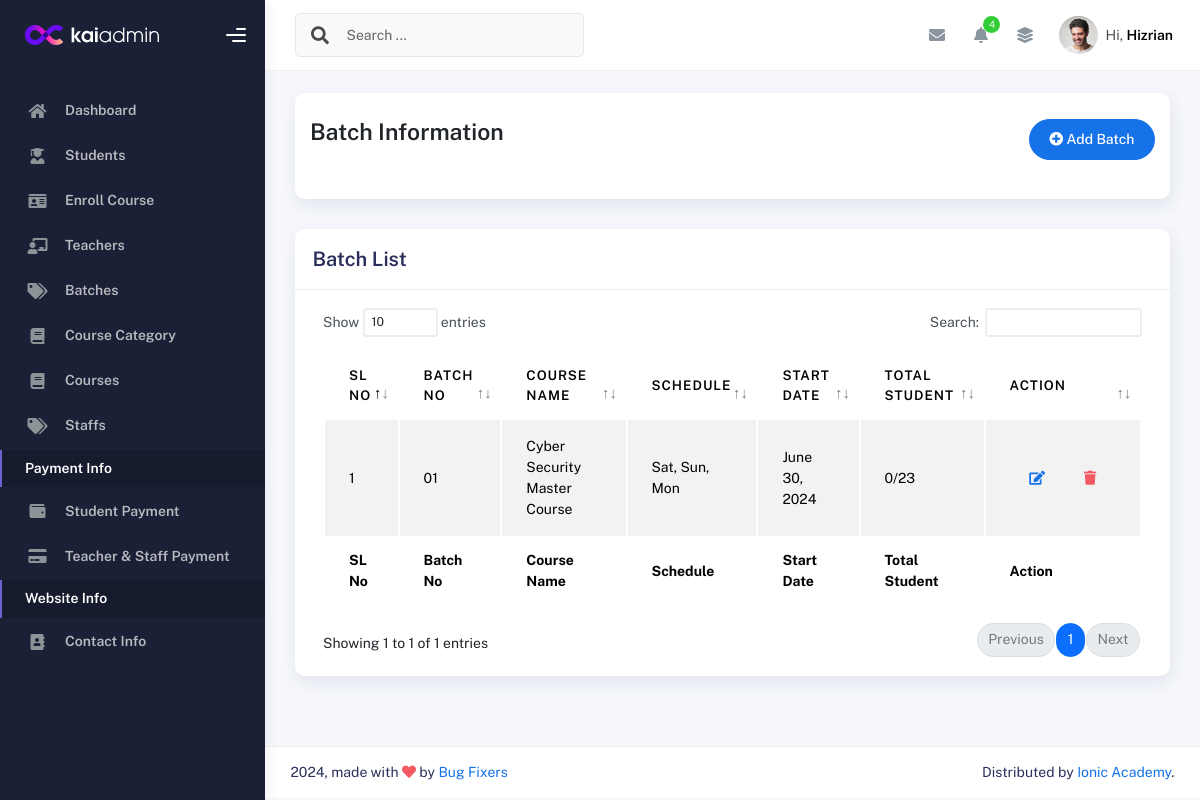
Before: /batchlist/ (signed in) with the older database file.
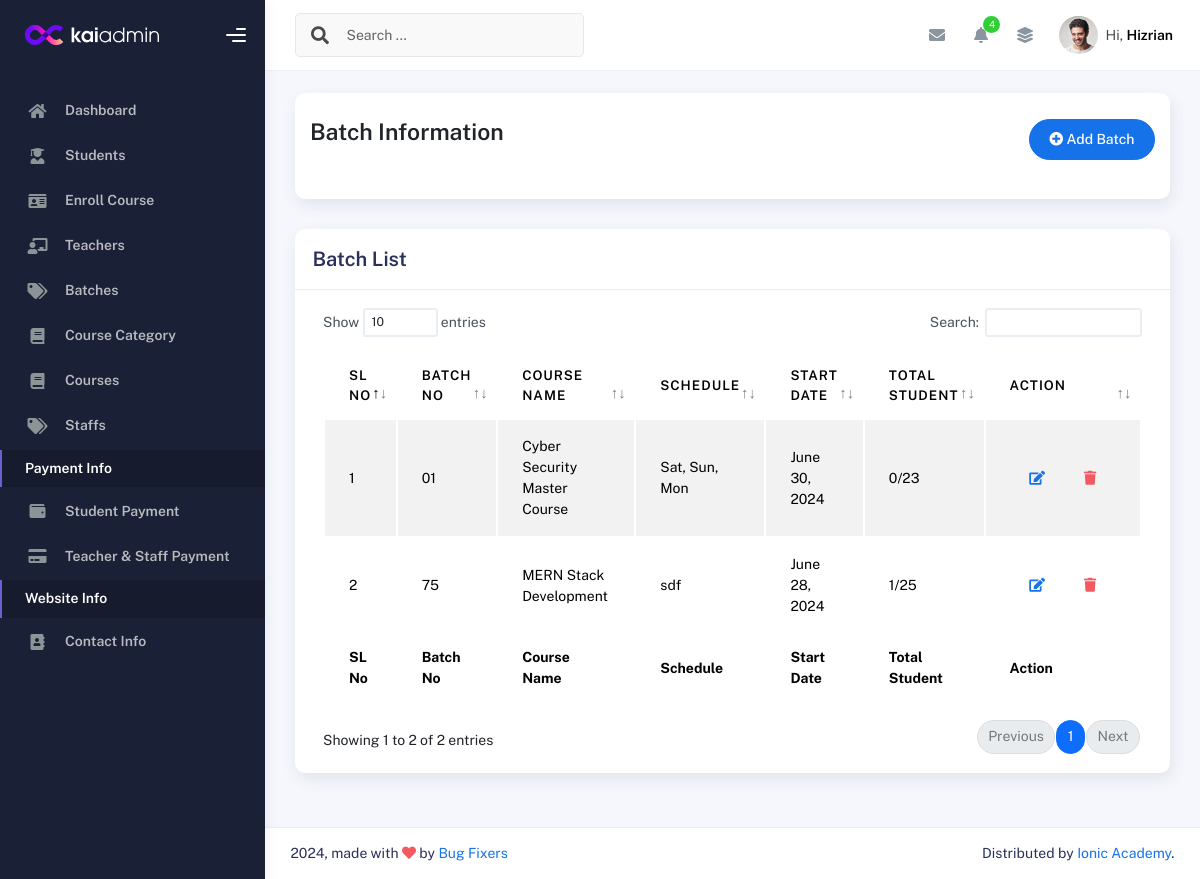
After: the same page with the newer database file.
### IMSapp/models.py (models this page shows, shortened)
class BatchInfoModel(models.Model):
    BatchNo=models.CharField(max_length=100,null=True)
    Batchschedule=models.CharField(max_length=100,null=True)
    STATUS = [
        ('On-Going','On-Going'),
        ('Upcomming','Upcomming'),
        ('Completed','Completed')
    ]
    Status=models.CharField(choices = STATUS, max_length=100,null=True)
    BatchStartDate=models.DateField(null=True)
    TotalStudent=models.CharField(max_length=100,null=True)
    BatchInstructor=models.CharField(max_length=100,null=True)
    CourseName=models.ForeignKey(CourseInfoModel,on_delete = models.SET_NULL,related_name='coursenameinfo',null=True)

class CourseInfoModel(models.Model):
    CourseName=models.CharField(max_length=150, null=True)
    Sologan=models.CharField(max_length=100, null=True)
    ShortSummary=models.CharField(max_length=150, null=True)
    CourseCategory=models.ForeignKey(CourseCategoryModel,on_delete=models.SET_NULL,related_name='coursecategory', null=True)
    Lecture=models.IntegerField(null=True)
    CourseDuration=models.IntegerField(null=True)
    WeeklyClass=models.IntegerField(null=True)
    ClassDuration=models.IntegerField(null=True)
    TotalProject=models.IntegerField(null=True)
    CourseOverview=models.TextField(null=True)
    CourseCurrriculum=models.TextField(null=True)
    Software=models.TextField(max_length=200, null=True)
    CourseFor=models.TextField(null=True)
    JobPositions=models.TextField(null=True)
    CourseFee=models.IntegerField(null=True)
    IntroVideo=models.CharField(max_length=200, null=True)
    CourseImage=models.ImageField(upload_to='media/courseImage', null=True)
    def __str__(self):
        return self.CourseName

### IMSapp/batchviews.py (the view)
# urls.py: path('batchlist/',batchlist,name="batchlist"),
@login_required
def batchlist(request):
    batchdata = BatchInfoModel.objects.all()
    combined_data = []
    for data in batchdata:
        enrolledstudent = AdmittedCourseModel.objects.filter(LearningBatch=data).count()
        combined_data.append({
            'batchdata': data,
            'enrolledstudent': enrolledstudent,
        })
    context = {
        'combined_data': combined_data
    }
    return render(request, "batches/batchlist.html", context)

### IMSapp/templates/batches/batchlist.html
{% extends "profilemaster/master.html" %}
{% block content %}
<div class="col-sm-12 col-md-12">
    <div class="card card-stats card-round">
        <div class="card-body">
            <div class="d-flex align-items-left align-items-md-center flex-column flex-md-row pt-2 pb-4">
                <div>
                    <h3 class="fw-bold mb-3">Batch Information</h3>
                </div>
                <div class="ms-md-auto py-2 py-md-0">
                    <a href="{% url 'addbatch' %}" class="btn btn-primary btn-round"><i class="fas fa-plus-circle"></i> Add Batch</a>
                </div>
            </div>
        </div>
    </div>
</div>
<div class="col-md-12">
    <div class="card">
      <div class="card-header">
        <h4 class="card-title">Batch List</h4>
      </div>
      <div class="card-body">
        <div class="table-responsive">
          <table id="basic-datatables" class="display table table-striped table-hover">
            <thead>
              <tr>
                <th>SL No</th>
                <th>Batch No</th>
                <th>Course Name</th>
                <th>Schedule</th>
                <th>Start Date</th>
                <th>Total Student</th>
                <th>Action</th>
              </tr>
            </thead>
            <tfoot>
              <tr>
                <th>SL No</th>
                <th>Batch No</th>
                <th>Course Name</th>
                <th>Schedule</th>
                <th>Start Date</th>
                <th>Total Student</th>
                <th>Action</th>
              </tr>
            </tfoot>
            <tbody>
              {% for i in combined_data %}
                <tr>
                  <td>{{forloop.counter}}</td>
                  <td>{{i.batchdata.BatchNo}}</td>
                  <td>{{i.batchdata.CourseName}}</td>
                  <td>{{i.batchdata.Batchschedule}}</td>
                  <td>{{i.batchdata.BatchStartDate}}</td>
                  <td>{{i.enrolledstudent}}/{{i.batchdata.TotalStudent}}</td>
                  <td>
                    <div class="form-button-action">
                      <a href="{% url 'editbatch' i.batchdata.id %}" class="btn btn-link btn-primary btn-md">
                        <i class="fa fa-edit"></i>
                      </a>
                      <a href="{% url 'deletebatch' i.batchdata.id %}" class="btn btn-link btn-danger btn-md">
                        <i class="fa fa-trash"></i>
                      </a>
                    </div>
                  </td>
                </tr>
              {% endfor %}
            </tbody>
          </table>
        </div>
      </div>
    </div>
  </div>
{% endblock content %}

### IMSapp/templates/profilemaster/master.html (shortened to what this page needs)
{% load static %}
<!DOCTYPE html>
<html lang="en">
<head>
  <link rel="stylesheet" href="{% static 'profileassets/css/bootstrap.min.css' %}" />
  <link rel="stylesheet" href="{% static 'profileassets/css/plugins.min.css' %}" />
  <link rel="stylesheet" href="{% static 'profileassets/css/kaiadmin.min.css' %}" />
  <link rel="stylesheet" href="{% static 'profileassets/css/demo.css' %}" />
</head>
<body>
  <div class="wrapper">
    {% include 'profilemaster/sidebar.html' %}
    <div class="main-panel">
        {% include 'profilemaster/header.html' %}
    <div class="container">
      <div class="page-inner">
        {% block content %}
        {% endblock content %}
        </div>
      </div>
        {% include 'profilemaster/footer.html' %}
    </div>
  </div>
</body>
</html>

### IMSapp/templates/profilemaster/sidebar.html (shortened to what this page needs)
{% load static %}
<div class="sidebar" data-background-color="dark">
  <div class="sidebar-logo">
    <div class="logo-header" data-background-color="dark">
      <a href="index.html" class="logo">
        <img src="{% static 'profileassets/img/kaiadmin/logo_light.svg' %}" alt="navbar brand" class="navbar-brand"
          height="20" />
      </a>
      <div class="nav-toggle">
        <button class="btn btn-toggle toggle-sidebar">
          <i class="gg-menu-right"></i>
        </button>
      </div>
    </div>
  </div>
  <div class="sidebar-wrapper scrollbar scrollbar-inner">
    <div class="sidebar-content">
      <ul class="nav nav-secondary">
        <li class="nav-item">
          <a href="{% url 'dashboard' %}">
            <i class="fas fa-home"></i>
            <p>Dashboard</p>
          </a>
        </li>
        <li class="nav-item">
          <a href="{% url 'studentList' %}">
            <i class="fas fa-user-graduate"></i>
            <p>Students</p>
          </a>
        </li>
        <li class="nav-item">
          <a href="{% url 'enrollcourselist' %}">
            <i class="fas fa-id-card"></i>
            <p>Enroll Course</p>
          </a>
        </li>
        <li class="nav-item">
          <a href="{% url 'teacherlist' %}">
            <i class="fas fa-chalkboard-teacher"></i>
            <p>Teachers</p>
          </a>
        </li>
        <li class="nav-item">
          <a href="{% url 'batchlist' %}">
            <i class="fas fa-tags"></i>
            <p>Batches</p>
          </a>
        </li>
        <li class="nav-item">
          <a href="{% url 'categorylist' %}" >
            <i class="fas fa-book"></i>
            <p>Course Category</p>
          </a>
        </li>
        <li class="nav-item">
          <a href="{% url 'courselist' %}" >
            <i class="fas fa-book"></i>
            <p>Courses</p>
          </a>
        </li>
      <li class="nav-item">
        <a href="{% url 'stafflist' %}">
          <i class="fas fa-tags"></i>
          <p>Staffs</p>
        </a>
      </li>
        <li class="nav-item active">
          <a>
            <p>Payment Info</p>
          </a>
        </li>
        <li class="nav-item">
          <a data-bs-toggle="collapse" href="" class="collapsed" aria-expanded="false">
            <i class="fas fa-wallet"></i>
            <p>Student Payment</p>
          </a>
        </li>
        <li class="nav-item">
          <a data-bs-toggle="collapse" href="" class="collapsed" aria-expanded="false">
            <i class="fas fa-credit-card"></i>
            <p>Teacher & Staff Payment</p>
          </a>
        </li>
        <li class="nav-item active">
          <a>
            <p>Website Info</p>
          </a>
        </li>
        <li class="nav-item">
          <a href="{% url 'contactlist' %}">
            <i class="fas fa-address-book"></i>
            <p>Contact Info</p>
          </a>
        </li>
      </ul>
    </div>
  </div>
</div>

### IMSapp/templates/profilemaster/header.html (shortened to what this page needs)
{% load static %}
<div class="main-header">
    <nav class="navbar navbar-header navbar-header-transparent navbar-expand-lg border-bottom">
      <div class="container-fluid">
        <nav class="navbar navbar-header-left navbar-expand-lg navbar-form nav-search p-0 d-none d-lg-flex">
          <div class="input-group">
            <div class="input-group-prepend">
              <button type="submit" class="btn btn-search pe-1">
                <i class="fa fa-search search-icon"></i>
              </button>
            </div>
            <input type="text" placeholder="Search ..." class="form-control" />
          </div>
        </nav>
        <ul class="navbar-nav topbar-nav ms-md-auto align-items-center">
          <li class="nav-item topbar-icon dropdown hidden-caret">
            <a class="nav-link dropdown-toggle" href="#" id="messageDropdown" role="button"
              data-bs-toggle="dropdown" aria-haspopup="true" aria-expanded="false">
              <i class="fa fa-envelope"></i>
            </a>
          </li>
          <li class="nav-item topbar-icon dropdown hidden-caret">
            <a class="nav-link dropdown-toggle" href="#" id="notifDropdown" role="button" data-bs-toggle="dropdown"
              aria-haspopup="true" aria-expanded="false">
              <i class="fa fa-bell"></i>
              <span class="notification">4</span>
            </a>
          </li>
          <li class="nav-item topbar-icon dropdown hidden-caret">
            <a class="nav-link" data-bs-toggle="dropdown" href="#" aria-expanded="false">
              <i class="fas fa-layer-group"></i>
            </a>
          </li>
          <li class="nav-item topbar-user dropdown hidden-caret">
            <a class="dropdown-toggle profile-pic" data-bs-toggle="dropdown" href="#" aria-expanded="false">
              <div class="avatar-sm">
                <img src="{% static 'profileassets/img/profile.jpg' %}" alt="..." class="avatar-img rounded-circle" />
              </div>
              <span class="profile-username">
                <span class="op-7">Hi,</span>
                <span class="fw-bold">Hizrian</span>
              </span>
            </a>
          </li>
        </ul>
      </div>
    </nav>
  </div>

### IMSapp/templates/profilemaster/footer.html
<footer class="footer">
    <div class="container-fluid d-flex justify-content-between">
      <div class="copyright">
        2024, made with <i class="fa fa-heart heart text-danger"></i> by
        <a href="">Bug Fixers</a>
      </div>
      <div>
        Distributed by
        <a target="_blank" href="">Ionic Academy</a>.
      </div>
    </div>
  </footer>

Changed rows visible on the page:
added BatchInfoModel: batchdata.BatchNo "75", batchdata.CourseName "MERN Stack Development", batchdata.Batchschedule "sdf", batchdata.BatchStartDate "June 28, 2024", enrolledstudent "1", batchdata.TotalStudent "25"
Other visible differences:
text written by a page script: "Show entries Search: Showing 1 to 1 of 1 entries Previous 1 Next" → "Show entries Search: Showing 1 to 2 of 2 entries Previous 1 Next"
